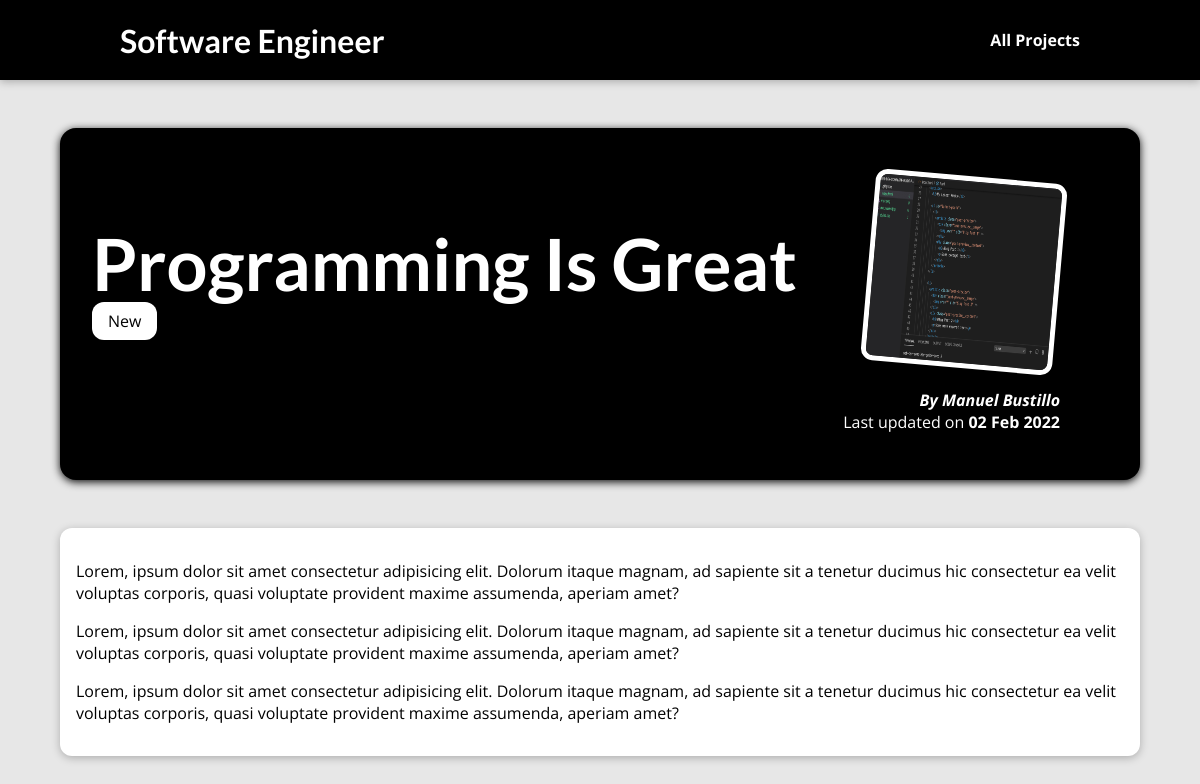
Page /posts/programming-is-fun on the committed database.
### blog/models.py (models this page shows, shortened)
class Post(models.Model):
    title=models.CharField(max_length=150)
    excerpt=models.CharField(max_length=500)
    image_name=models.CharField(max_length=100)
    date=models.DateField(auto_now=True)
    slug=models.SlugField(unique=True, db_index=True)
    content=models.TextField(validators=[MinLengthValidator(10)])
    author=models.ForeignKey(Author, on_delete=models.SET_NULL,null=True, related_name="posts")
    tags=models.ManyToManyField(Tag)

class Tag(models.Model):
    caption=models.CharField(max_length=20)

class Author(models.Model):
    first_name=models.CharField(max_length=100)
    last_name=models.CharField(max_length=100)
    email_address=models.EmailField()
    def __str__(self):
        return f"{self.first_name} {self.last_name}"

### blog/views.py (the view)
# urls.py: path("posts/<slug:slug>", views.post_detail, name="post-detail-page")
def post_detail(request, slug):
    identified_post=get_object_or_404(Post, slug=slug)
    return render(request, "blog/post-detail.html", {
    "post": identified_post,
    "post_tags":identified_post.tags.all()
    })

### blog/templates/blog/post-detail.html (shortened to what this page needs)
{% extends "base.html" %}
{% load static %}
{% block css_files %}
<link rel="stylesheet" href="{% static 'blog/post-detail.css' %}" />
{% endblock %}
{% block content %}
<section id="summary">
  <h2>{{ post.title }}</h2>
  <div>
    {% for tag in post_tags %}
      <span class="tag">{{ tag.caption }}</span>
    {% endfor %}
  </div>
  <article>
    <img src="{% static 'blog/images/'|add:post.image_name %}" alt="{{ post.title }}" />
    <address>By <a href="mailto:{{ post.author.email_address }}">{{ post.author }}</a></address>
    <div>Last updated on <time>{{ post.date|date:"d M Y" }}</time></div>
  </article>
</section>
<main>
  {{ post.content|linebreaks }}
</main>
{% endblock %}

### static/app.css (style rules this page uses)
* { box-sizing: border-box; }
html { font-family: 'Open Sans', 'Lato', sans-serif; }
body { margin: 0; }
h1, h2, h3 { font-family: 'Lato', sans-serif; font-weight: bold; }

### blog/static/blog/post-detail.css (style rules this page uses)
body { background-color: #e7e7e7; }
#summary { margin: 8rem auto 3rem auto; padding: 2rem; width: 90%; max-width: 90rem; border-radius: 16px; background-color: #000000; position: relative; box-shadow: 0 2px 8px rgba(0, 0, 0, 0.962); height: 22rem; }
#summary h2 { color: white; font-size: 4.5rem; margin-bottom: 0.25rem; }
#summary article { position: absolute; top: 2rem; right: 3rem; padding: 1rem 2rem; border-radius: 12px; text-align: right; color: white; }
#summary article img { width: 12rem; height: 12rem; border-radius: 12px; transform: rotateZ(5deg); border: 5px solid white; margin-bottom: 1rem; }
#summary address { font-weight: bold; }
#summary a { color: white; text-decoration:none; }
#summary time { font-weight: bold; }
main { width: 90%; max-width: 90rem; margin: 3rem auto; background-color: white; padding: 1rem; border-radius: 12px; box-shadow: 0 2px 8px rgba(0, 0, 0, 0.25); }
.tag { background-color: white; color: #000000; padding: 0.5rem 1rem; border-radius: 12px; }

### rows in the picture
Post: title "Programming Is Great", image_name (picture), author "Manuel Bustillo", date "02 Feb 2022", content "Lorem, ipsum dolor sit amet consectetur adipisicing elit. Dolorum itaque magnam, ad sapiente sit a tenetur ducimus hic consectetur ea velit voluptas corporis, quasi voluptate provident maxime assumenda, aperiam amet? Lorem, ipsum dolor sit amet consectetur adipisicing elit. Dolorum itaque magnam, ad sapiente sit a tenetur ducimus hic consectetur ea velit voluptas corporis, quasi voluptate provident maxime assumenda, aperiam amet? Lorem, ipsum dolor sit amet consectetur adipisicing elit. Dolorum itaque magnam, ad sapiente sit a tenetur ducimus hic consectetur ea velit voluptas corporis, quasi voluptate provident maxime assumenda, aperiam amet?"
Tag: caption "New"
